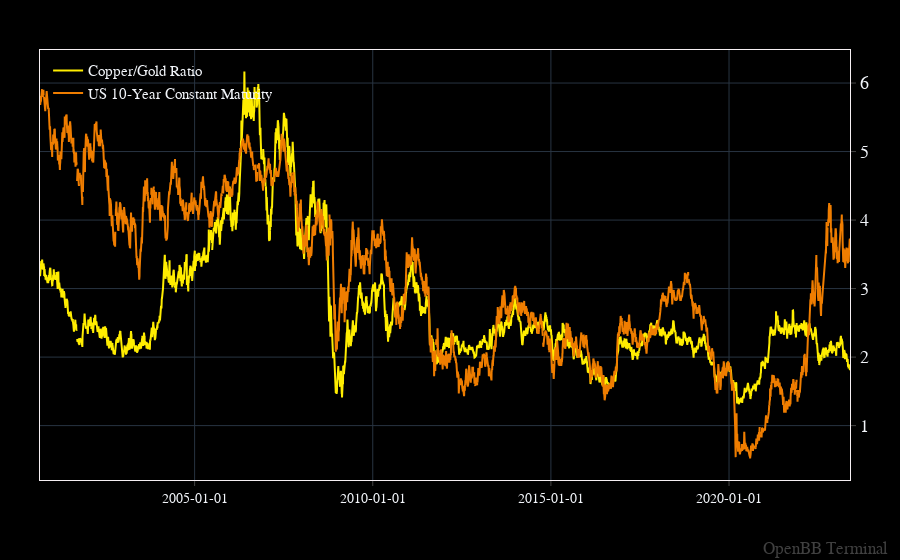

The cell this chart's notebook holds for it:
### Markdown cell above
There is another way to create the figure object for the chart.  Let's use the `plot` function from the `forecast` module to demonstrate.

### Code cell
fig = openbb.forecast.plot(data = data, columns = ["Copper/Gold Ratio","US 10-Year Constant Maturity"], external_axes = True)

fig.show()

### Figure 1 — Plotly figure (JSON) as saved in the notebook; plotly's stock layout.template omitted (floating-point values rounded to 4 significant figures; data arrays with more than 128 entries replaced by an {"elided": "..."} marker saying what was removed)
{"data": [{"hovertemplate": "%{y}<extra></extra>", "name": "Copper/Gold Ratio", "type": "scatter", "x": {"elided": "5712 str values"}, "y": {"elided": "5712 float values"}}, {"hovertemplate": "%{y}<extra></extra>", "name": "US 10-Year Constant Maturity", "type": "scatter", "x": {"elided": "5712 str values"}, "xhoverformat": "%Y-%m-%d", "y": {"elided": "5712 float values"}}], "layout": {"annotations": [{"font": {"color": "gray", "size": 17}, "opacity": 0.5, "showarrow": false, "text": "OpenBB Terminal", "x": 1, "xanchor": "right", "xref": "paper", "xshift": 40, "y": 0, "yanchor": "bottom", "yref": "paper", "yshift": -80}], "bargap": 0, "bargroupgap": 0, "barmode": "overlay", "hoverdistance": 2, "legend": {"groupclick": "toggleitem", "orientation": "v", "tracegroupgap": 133.3}, "margin": {"b": 80, "l": 40, "r": 50, "t": 50}, "modebar": {"activecolor": "#d1030d", "bgcolor": "#2A2A2A", "color": "#FFFFFF", "orientation": "v"}, "newshape": {"line": {"color": "gold"}}, "spikedistance": 2, "xaxis": {"tickformatstops": [{"dtickrange": [null, 604800000], "value": "%Y-%m-%d"}, {"dtickrange": [604800000, "M1"], "value": "%Y-%m-%d"}, {"dtickrange": ["M1", null], "value": "%Y-%m-%d"}], "type": "date"}}}
